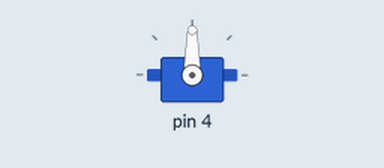
This sketch was run on a simulated Arduino Uno, built with avr-gcc and run on an emulated ATmega328P. Parts: servo.

Above: at 0.8 s.
At 2.25 s:
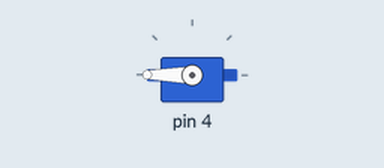
At 3.75 s:
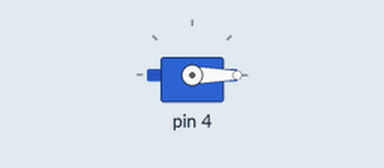
Timing chart, 0 to 7.7 s (numbered marks = the images above):
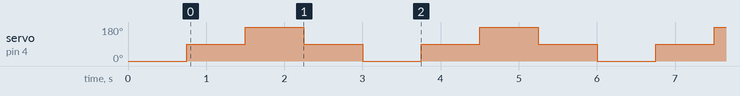

Measured:
- by itself, servo on pin 4: repeats every 3.0 s: 180° 0.75 s, 90° 0.75 s, 0° 0.75 s, 90° 0.75 s

The sketch:

MyServo.ino
```cpp
#include "MyServo.h" // "..."현재 스케치 폴더에서 헤더파일 검색하여 include

MyServo myServo;

void setup() {
  // put your setup code here, to run once:
  myServo.setup();
  myServo.move(0);
}

void loop() {
  // put your main code here, to run repeatedly:
  myServo.move(90);
  myServo.move(180);
  myServo.move(90);
  myServo.move(0);
}
```

MyServo.h
```cpp
#pragma once

#include <Servo.h>

#define DEF_SERVO_PORT	(4)
#define SERVO_SPEED	(180./1500.) // 단위: 각도/밀리초

class MyServo
{
public: // public member(외부 접근 가능)
	MyServo(void) { setPort(DEF_SERVO_PORT); } // 생성자(클래스가 생성될 때 호출되는 함수)
	~MyServo() {} // 파괴자(클래스가 파괴될 때 호출되는 함수)

	int getServoPos(void) const { return m_servo.read(); } // const 의미: 현재 프로퍼티를 변경시키지 않음(상수(constant)로 처리)
	void setPort(int nPort) { m_nPort = nPort; }
	void setup(void) { initMotor(); }
	void move(int nPos) // nPos: 0도 ~ 180도 범위로 입력
	{
		int nDiff = abs(nPos - getServoPos()); // 현재 모터 위치와 nPos와의 각도 차이
		int nDelay = int(nDiff / SERVO_SPEED + 0.5); // 결과: 모터 회전에 걸리는 시간(밀리초); 0.5 의미: 반올림
		m_servo.write(nPos);
		delay(nDelay);
	}

private: // private member(외부 접근 불가능)
	int m_nPort; // m_: member란 뜻
	Servo m_servo; // Servo 클래스의 인스턴스를 m_servo로 선언

	void initMotor(void)
	{
		m_servo.attach(m_nPort);
	}
};
```
